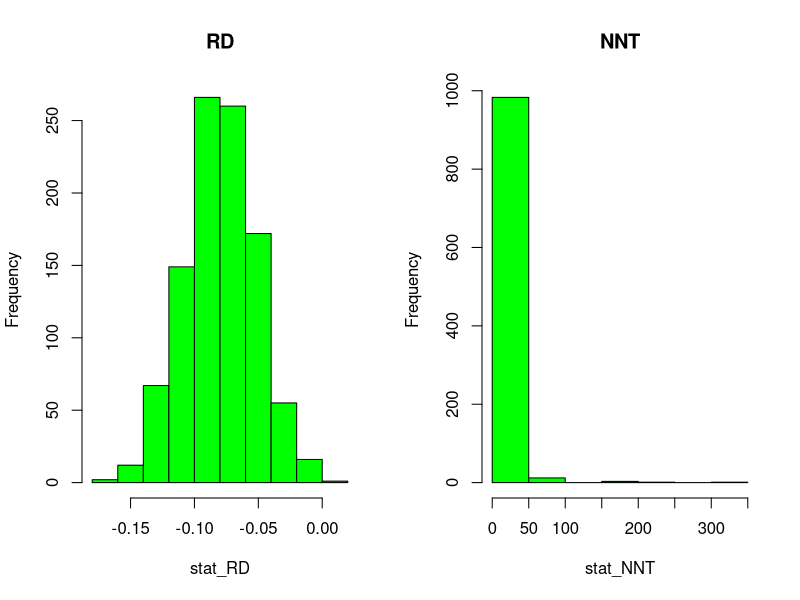
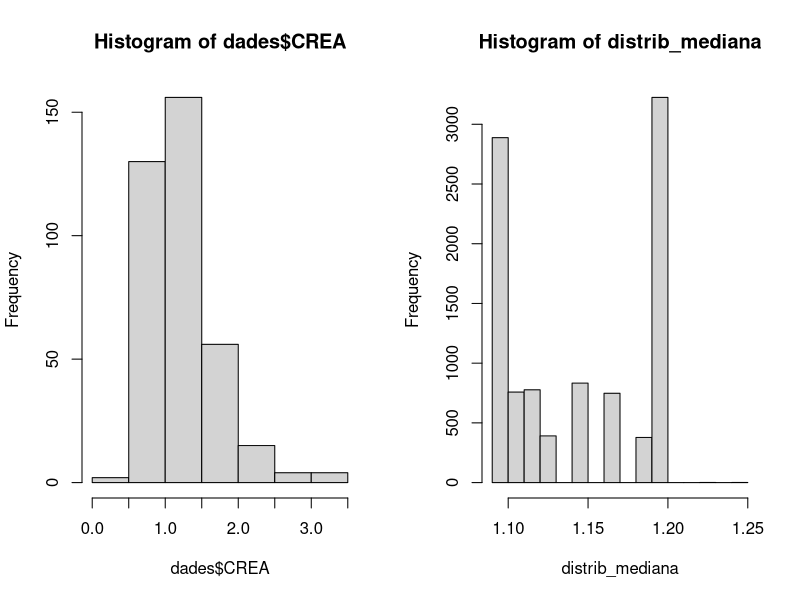
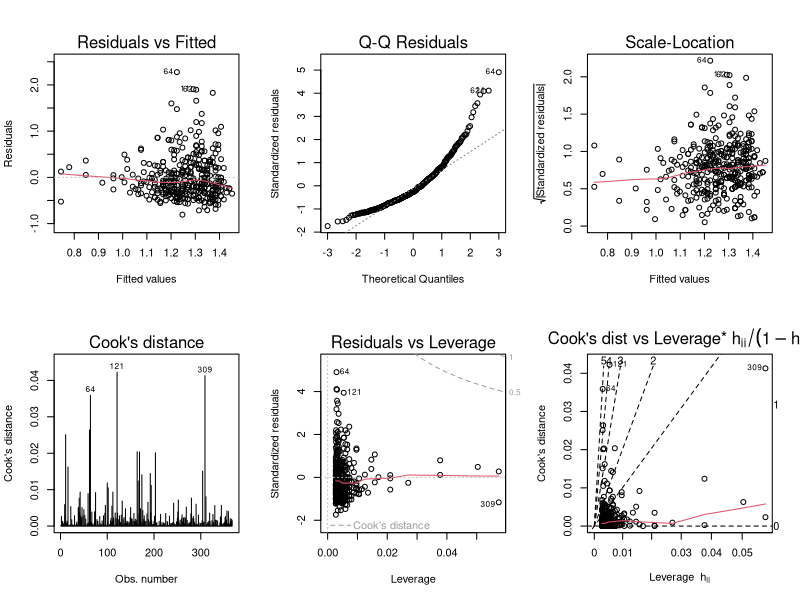
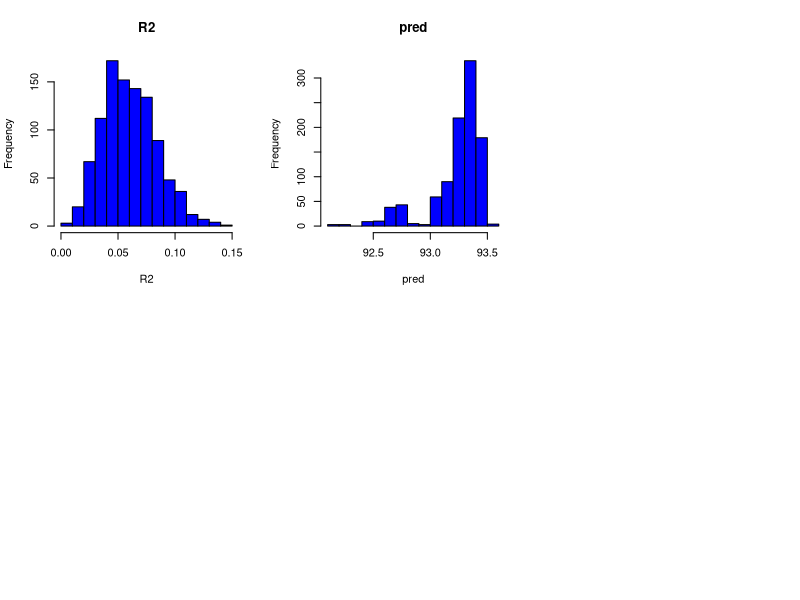

These charts were generated, in order, by the following R code:
## ---- chunk 1
knitr::opts_chunk$set(echo = TRUE)
## ---- chunk 2
library(readr)
library(tidyverse)
## ---- chunk 3
IMPACT_examen_remostreig <- read_csv("files/IMPACT_examen_remostreig.csv")
head(IMPACT_examen_remostreig)
## ---- chunk 4
IMPACT_examen_remostreig <- IMPACT_examen_remostreig %>%  mutate(across(where(is.character), ~as.factor(..1) )) 

skimr::skim(IMPACT_examen_remostreig)
## ---- chunk 5
taula_impact <- table(IMPACT_examen_remostreig$Randomitzacio,IMPACT_examen_remostreig$SGA_naixement)
taula_impact

SGA_control_true <- taula_impact[1,2]/sum(taula_impact[1,])
SGA_tract_true <- taula_impact[2,2]/sum(taula_impact[2,])

RD_true <- SGA_tract_true-SGA_control_true


rep<-100000
distrib_RD <- c()
distrib_NNT <- c()


for(i in 1:rep){
  rand <- sample(IMPACT_examen_remostreig$Randomitzacio,size=length(IMPACT_examen_remostreig$Randomitzacio), replace=TRUE)
  
  taula_impact <- table(rand,IMPACT_examen_remostreig$SGA_naixement)
  taula_impact
  
  SGA_control <- taula_impact[1,2]/sum(taula_impact[1,])
  SGA_tract <- taula_impact[2,2]/sum(taula_impact[2,])
  
  RD <- SGA_tract-SGA_control
  NNT <- 1/abs(RD)
  
  distrib_RD <- c(distrib_RD, RD)
  distrib_NNT <- c(distrib_NNT, NNT)
}

IC_RD <- quantile(distrib_RD, probs = c(0.025, 0.975)); IC_RD
IC_NNT <- quantile(distrib_NNT, probs = c(0.025, 0.975)); IC_NNT



## ---- chunk 6
taula_impact <- table(IMPACT_examen_remostreig$Randomitzacio,IMPACT_examen_remostreig$SGA_naixement)
taula_impact

SGA_control_true <- taula_impact[1,2]/sum(taula_impact[1,])
SGA_tract_true <- taula_impact[2,2]/sum(taula_impact[2,])

RD_true <- SGA_tract_true-SGA_control_true


rep<-1000

sim_SGA_control <- rbinom(rep, sum(taula_impact[1,]), SGA_control_true)/ sum(taula_impact[1,])
sim_SGA_tract <- rbinom(rep, sum(taula_impact[2,]), SGA_tract_true)/ sum(taula_impact[2,])

stat_RD <- sim_SGA_tract-sim_SGA_control
stat_NNT <- 1/abs(stat_RD)

quantile(stat_RD, probs = c(0.025, 0.975))   #significatiu que ja no conté el 0
quantile(stat_NNT, probs = c(0.025, 0.975))
## ---- chunk 7
par(mfrow=c(1,2))
hist(stat_RD, col="green", main="RD")
hist(stat_NNT, col="green", main="NNT")
## ---- chunk 8
library(foreign)
dades <- read.spss('files/CREA.sav', use.value.labels = TRUE, to.data.frame = TRUE)
head(dades)
## ---- chunk 9
skimr::skim(dades)
hist(dades$CREA)
## ---- chunk 10
rep<-10000
mediana_true <- median(dades$CREA)
distrib_mediana <- numeric(rep)

for(i in 1:rep){
  rand <- sample(dades$CREA,size=length(dades$CREA), replace=TRUE)
  
  stadistic <- median(rand)
  
  distrib_mediana[i] <-  stadistic
  
}

ci_quantils <- quantile(distrib_mediana, probs = c(0.025, 0.975))

mitja_mostral <- mean(distrib_mediana)
error <- sd(distrib_mediana)

ci_normal <- mitja_mostral + 1.96*c(-1,1)*error

ci_quantils
ci_normal

hist(distrib_mediana)
## ---- chunk 11
t.test(CREA~SEXE, data=dades)

model <- glm(CREA~SEXE,data=dades)
summary(model)
## ---- chunk 12
t.test(CREA~SEXE, data=dades, var.equal=TRUE)

model <- glm(CREA~SEXE,data=dades)
summary(model)
## ---- chunk 13
model2 <- lm(CREA~EDAT, data=dades)
m <- summary(model2); m
## ---- chunk 14
par(mfrow=c(2,3))
plot(model2, 1:6)
## ---- chunk 15
rep <- 1000
n <- length(dades$CREA)
R2 <- numeric(rep)


for(i in 1:rep){
 error <- rnorm(n, 0, m$sigma)
 rCREA <- model2$coefficient[1] + model2$coefficient[2]*dades$EDAT + error
 model_boot <- lm(rCREA ~ dades$EDAT)
 model_boot_summary <- summary(model_boot)
 R2[i] <- model_boot_summary$r.squared
}


quantile(R2, probs = c(0.025, 0.5, 0.975)) # significatiu
hist(R2, col="blue", main = "R2")
## ---- chunk 16
library(boot)
dades$RENAL <- cut(dades$CREA, 1.5, breaks = c(min(dades$CREA), 1.5, max(dades$CREA)), labels=c("NO_INSU","INSU"))

glm(RENAL~CARDIOPATIA, data = dades, family = binomial(link = "logit"))

coeficient_logistic <- function(dades, indices){
  model <- glm(RENAL~CARDIOPATIA, data = dades, family = binomial(link = "logit"))
  return(model$coefficients %>% tail(1)) 
}

param_boot_sim <- boot(data=dades, statistic = coeficient_logistic, R= 1000)

param_boot_sim

## ---- chunk 17
x <- c(77.6,114.9,141.1,190.8,239.9,289,332.8,378.4,434.8,477.3,536.8,593.1,689.1,760)
y <- c(10.07,14.73,17.94,23.93,29.61,35.18,40.02,44.82,50.76,55.05,61.01,66.4,75.47,81.78)
## ---- chunk 18
mnl <- nls(y ~ b1 - b1 * exp( -b2 * x) , start = list(b1=2,b2=0.001))

summary(mnl)
## ---- chunk 19
newdata <- data.frame(x=900)
pred_true <- predict(mnl, newdata = newdata)
pred_true
## ---- chunk 20
rep <- 1000
n <- length(x)
pred <- numeric(rep)
newdata <- data.frame(x_aux=900)

for(i in 1:rep){
 index <- sample(1:n, size = n, replace=TRUE)
 x_aux <- x[index]
 y_aux <- y[index]
 mnl_aux <- nls(y_aux ~ b1 - b1 * exp( -b2 * x_aux) , start = list(b1=2,b2=0.001))

 pred[i] <- predict(mnl_aux, newdata = newdata)
}


quantile(pred, probs = c(0.025, 0.5, 0.975))
hist(pred, col="blue", main = "pred")
